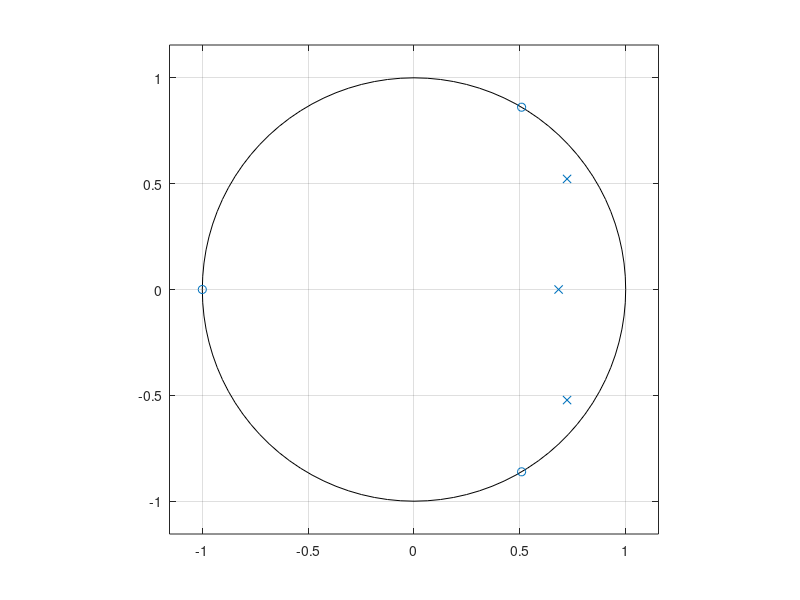

Reproduce this figure in MATLAB. (Note: this script raises an error after producing the figure.)
% Ejercicio 3 

clear all;
close all;
clc;

% definimos el filtro

b=conv(0.05634, [1, -0.0166, -0.0166, 1]); % numerador 
a=[1, -2.1291, 1.7834, -0.5435]; % denominador 

figure;
zplane(b,a)

[z,p,k]=tf2zpk(b,a);

% Los pasamos por consola:

disp('Ceros:');
disp(z);
disp('Polos:');
disp(p);
disp('Ganancia:');
disp(k);

% modulo y fase:

[H, w] = freqz(b, a, 512, 'whole');
modulo_fase(H, w);

[gd, w] = grpdelay(b, a);

% Graficamos la respuesta de grupo
figure;
plot(w, gd);
xlabel('Frecuencia (rad/s)');
ylabel('Retardo de grupo (samples)');
title('Retardo de Grupo del Filtro');

% ahora obtenemos la h[n] excitando el sistema con una delta 

n = 0:50; 
delta = [1, zeros(1, 50)]; 
h = filter(b, a, delta); 

% la graficamos

figure; 
stem(n, h); 
title('h[n] excitando el pulso con una delta')

% podemos obtener analíticamente esta expresión:

[r, p, k] = residuez(b, a);

disp('R:');
disp(r);
disp('p:');
disp(p);
disp('k:');
disp(k);

h_inv = ifft(H); 

figure; 
subplot(2, 1, 1);
stem(n, h); 
title('h[n] excitando el pulso con una delta')
subplot(2, 1, 2);
stem(n, h_inv(1:51));
title('h[n] por transformada inversa')

% representamos el tono:

n=0:5000;

x1 = 1 * cos(pi/20 * n + 0);
x2 = 0.5 * cos(pi/5 * n + pi/3);
x3 = 0.3 * cos(pi/2 * n + pi/5);

x=x1+x2+x3;

% primero, conv

y1=conv(x, h);

% segundo, filter
y2=filter(b,a,x);

figure;
subplot(2, 1, 1);
plot(1:251, y1(1:251));
title('salida obtenida mediante ecuación en diferencias')
axis tight
subplot(2, 1, 2);
plot(1:251, y2(1:251));
title('salida obtenida mediante convolucion con h[n]');
axis tight

% espectros en potencia de ambas señales:

figure;
subplot(2, 1, 1);
pwelch(x);
xlabel('Normalized frequency (\times \pi rad/sample)');
ylabel('Potencia/frecuencia (dB/(rad/sample))');
subplot(2, 1, 2);
pwelch(y1);
xlabel('Normalized frequency (\times \pi rad/sample)');
ylabel('Potencia/frecuencia (dB/(rad/sample))');
